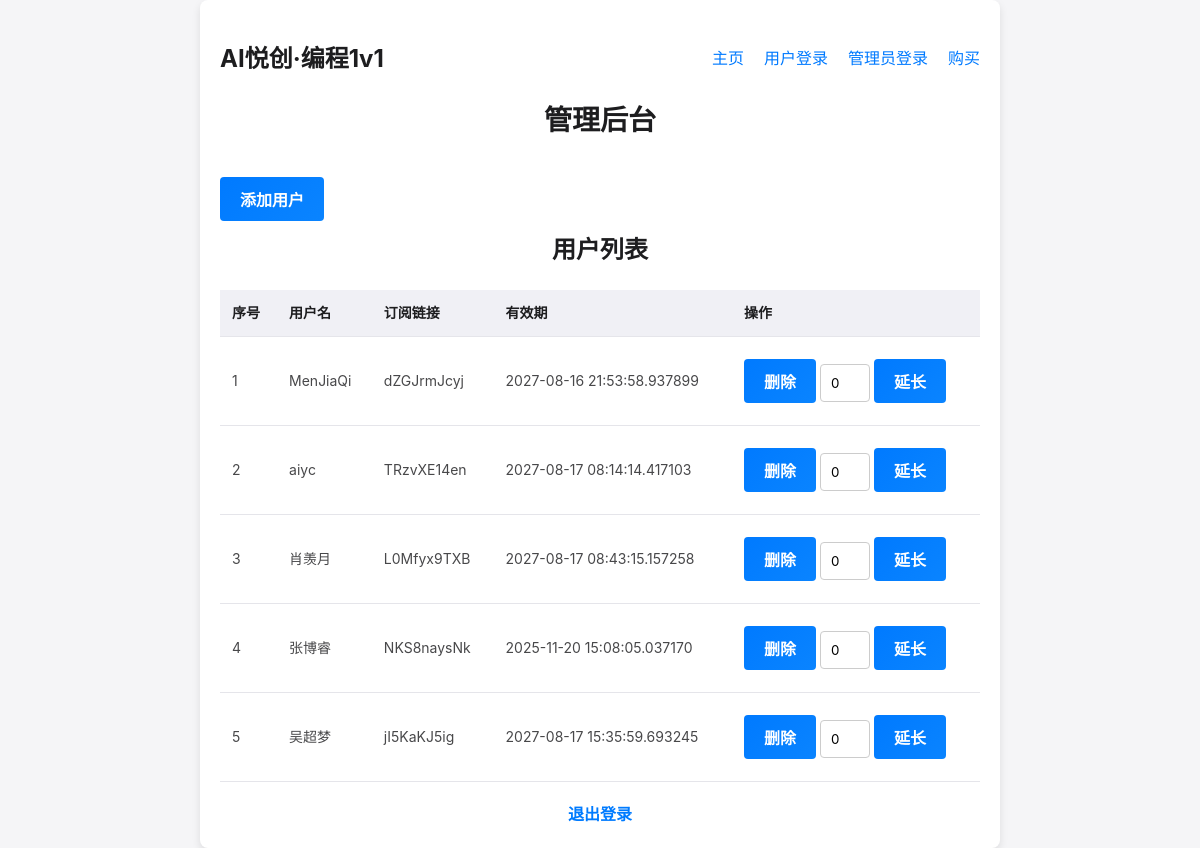
Before: /admin (signed in) with the older database file.
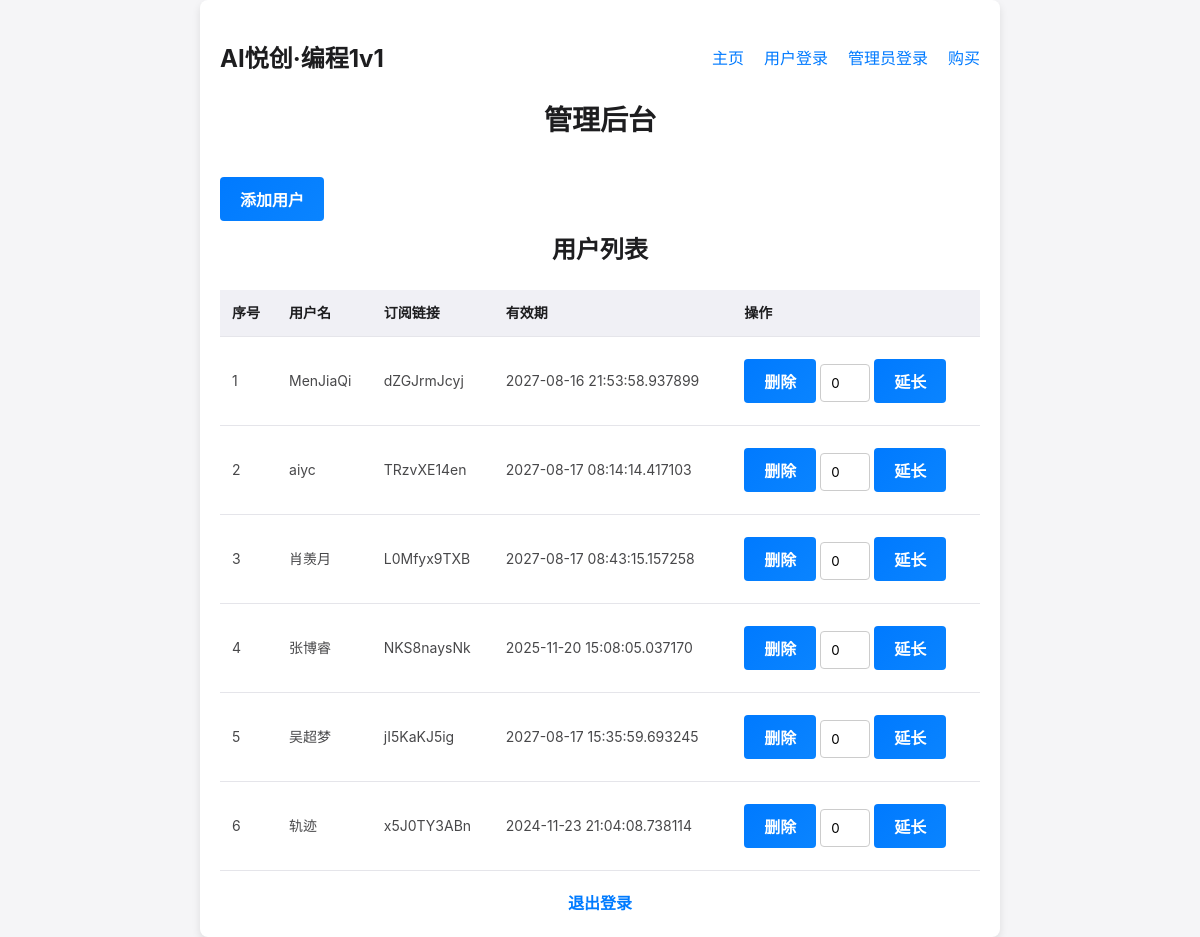
After: the same page with the newer database file.
### app.py (models this page shows, shortened)
class User(db.Model):
    id = db.Column(db.Integer, primary_key=True)
    username = db.Column(db.String(150), nullable=False, unique=True)
    password = db.Column(db.String(150), nullable=False)
    expiration_date = db.Column(db.DateTime, nullable=True)
    subscription_link = db.Column(db.String(200), nullable=True, unique=True)

### app.py (the view, shortened to what this page needs)
@app.route('/admin', methods=['GET', 'POST'])
@admin_login_required
def admin():
    users = User.query.all()
    return render_template('admin.html', users=enumerate(users, start=1))

### app.py (called while the page is built)
def admin_login_required(f):
    @wraps(f)
    def decorated_function(*args, **kwargs):
        if 'admin_logged_in' not in session:
            flash("请先登录", "danger")
            return redirect(url_for('login'))
        return f(*args, **kwargs)
    return decorated_function

### templates/admin.html (shortened to what this page needs)
<!DOCTYPE html>
<html lang="en">
<head>
    <link rel="stylesheet" href="{{ url_for('static', filename='base.css') }}">
    <link rel="stylesheet" href="{{ url_for('static', filename='admin.css') }}">
</head>
<body>
<div class="container">
    <nav class="navbar">
        <a href="{{ url_for('index') }}" class="logo">AI悦创·编程1v1</a>
        <ul class="nav-links">
            <li><a href="{{ url_for('index') }}">主页</a></li>
            <li><a href="{{ url_for('user_login') }}">用户登录</a></li>
            <li><a href="{{ url_for('login') }}">管理员登录</a></li>
            <li><a href="{{ url_for('purchase') }}">购买</a></li>
        </ul>
    </nav>
    <h1>管理后台</h1>
    <button id="addUserButton" class="btn">添加用户</button>
    <h2>用户列表</h2>
    <div class="table-container">
        <table>
            <thead>
            <tr>
                <th>序号</th>
                <th>用户名</th>
                <th>订阅链接</th>
                <th>有效期</th>
                <th>操作</th>
            </tr>
            </thead>
            <tbody>
            {% for index, user in users %}
                <tr>
                    <td>{{ index }}</td>
                    <td>{{ user.username }}</td>
                    <td>{{ user.subscription_link }}</td>
                    <td>{{ user.expiration_date }}</td>
                    <td>
                        <form method="post" style="display: inline;">
                            <button type="submit">删除</button>
                        </form>
                        <form method="post" style="display: inline;">
                            <input type="number" name="additional_days" value="0" style="width: 50px;">
                            <button type="submit">延长</button>
                        </form>
                    </td>
                </tr>
            {% endfor %}
            </tbody>
        </table>
    </div>
    <a href="{{ url_for('logout') }}" class="logout">退出登录</a>
</div>
</body>
</html>

### static/base.css (style rules this page uses)
* { margin: 0; padding: 0; box-sizing: border-box; font-family: -apple-system, BlinkMacSystemFont, "Segoe UI", Roboto, "Helvetica Neue", Arial, sans-serif; }
body { background-color: #f5f5f7; color: #333; display: flex; justify-content: center; align-items: center; min-height: 100vh; line-height: 1.6; }
.container { width: 100%; max-width: 800px; padding: 20px; background-color: #ffffff; border-radius: 16px; box-shadow: 0 4px 12px rgba(0, 0, 0, 0.1); }
h1 { font-size: 28px; margin-bottom: 24px; color: #1d1d1f; font-weight: 600; text-align: center; }
button { padding: 12px; border: none; border-radius: 8px; font-size: 16px; font-weight: 600; color: #fff; background: linear-gradient(135deg, #007aff, #0a84ff); cursor: pointer; transition: background 0.3s ease; margin: 8px 0; }
.navbar { display: flex; justify-content: space-between; align-items: center; padding: 20px 0; }
.navbar .logo { font-size: 24px; font-weight: bold; color: #1d1d1f; text-decoration: none; }
.navbar .nav-links { list-style: none; display: flex; margin: 0; }
.navbar .nav-links li { margin-left: 20px; }
.navbar .nav-links a { text-decoration: none; color: #007aff; font-weight: 500; transition: color 0.3s; }

### static/admin.css (style rules this page uses)
body { font-family: Arial, sans-serif; background-color: #f5f5f7; color: #333; margin: 0; padding: 0; overflow-y: scroll; }
.container { max-width: 800px; margin: 0 auto; padding: 20px; background-color: #fff; border-radius: 8px; box-shadow: 0 4px 8px rgba(0, 0, 0, 0.1); position: relative; z-index: 1; }
h1, h2 { color: #1d1d1f; text-align: center; }
button { background-color: #007bff; color: #fff; border: none; padding: 10px 20px; margin: 10px 0; cursor: pointer; font-size: 16px; border-radius: 4px; transition: background-color 0.3s ease; }
.table-container { max-height: 600px; overflow-y: auto; margin-top: 20px; position: relative; }
table { width: 100%; border-collapse: collapse; font-size: 14px; }
thead th { position: sticky; top: 0; background-color: #f0f0f5; z-index: 1; }
tbody td { background-color: #fff; color: #48484a; }
th, td { padding: 12px; border-bottom: 1px solid #e5e5ea; text-align: left; }
th { font-weight: 600; color: #1d1d1f; }
input[type="text"], input[type="password"], input[type="number"] { width: 100%; padding: 10px; margin: 8px 0; border: 1px solid #ccc; border-radius: 4px; box-sizing: border-box; }
a.logout { display: block; text-align: center; color: #007bff; text-decoration: none; margin-top: 20px; font-weight: bold; }
html { height: 100%; }

Changed rows visible on the page:
added User: index "6", username "轨迹", subscription_link "x5J0TY3ABn", expiration_date "2024-11-23 21:04:08.738114"
